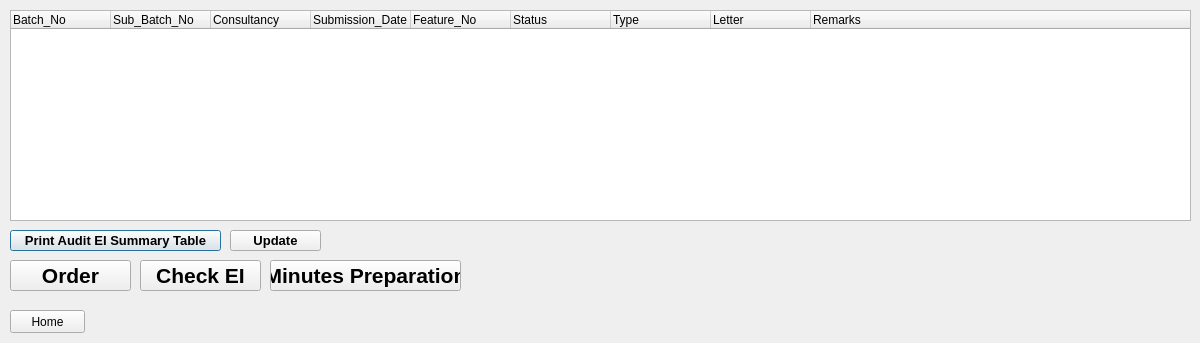
<?xml version="1.0" encoding="UTF-8"?>
<ui version="4.0">
 <class>Dialog</class>
 <widget class="QDialog" name="Dialog">
  <property name="geometry">
   <rect>
    <x>0</x>
    <y>0</y>
    <width>1200</width>
    <height>343</height>
   </rect>
  </property>
  <property name="windowTitle">
   <string>Dialog</string>
  </property>
  <widget class="QPushButton" name="T1_Consult_Print_Audit_Table_but">
   <property name="geometry">
    <rect>
     <x>10</x>
     <y>230</y>
     <width>211</width>
     <height>21</height>
    </rect>
   </property>
   <property name="font">
    <font>
     <pointsize>10</pointsize>
     <weight>75</weight>
     <bold>true</bold>
    </font>
   </property>
   <property name="text">
    <string>Print Audit EI Summary Table</string>
   </property>
  </widget>
  <widget class="QTreeWidget" name="T1_Consult_Audit_EI_table">
   <property name="geometry">
    <rect>
     <x>10</x>
     <y>10</y>
     <width>1181</width>
     <height>211</height>
    </rect>
   </property>
   <column>
    <property name="text">
     <string>Batch_No</string>
    </property>
   </column>
   <column>
    <property name="text">
     <string>Sub_Batch_No</string>
    </property>
   </column>
   <column>
    <property name="text">
     <string>Consultancy</string>
    </property>
   </column>
   <column>
    <property name="text">
     <string>Submission_Date</string>
    </property>
   </column>
   <column>
    <property name="text">
     <string>Feature_No</string>
    </property>
   </column>
   <column>
    <property name="text">
     <string>Status</string>
    </property>
   </column>
   <column>
    <property name="text">
     <string>Type</string>
    </property>
   </column>
   <column>
    <property name="text">
     <string>Letter</string>
    </property>
   </column>
   <column>
    <property name="text">
     <string>Remarks</string>
    </property>
   </column>
  </widget>
  <widget class="QPushButton" name="T1_Consult_home_but">
   <property name="geometry">
    <rect>
     <x>10</x>
     <y>310</y>
     <width>75</width>
     <height>23</height>
    </rect>
   </property>
   <property name="text">
    <string>Home</string>
   </property>
  </widget>
  <widget class="QPushButton" name="T1_Consult_Order_but">
   <property name="geometry">
    <rect>
     <x>10</x>
     <y>260</y>
     <width>121</width>
     <height>31</height>
    </rect>
   </property>
   <property name="font">
    <font>
     <pointsize>16</pointsize>
     <weight>75</weight>
     <bold>true</bold>
    </font>
   </property>
   <property name="text">
    <string>Order</string>
   </property>
  </widget>
  <widget class="QPushButton" name="T1_Consult_Update_Audit_Table_but">
   <property name="geometry">
    <rect>
     <x>230</x>
     <y>230</y>
     <width>91</width>
     <height>21</height>
    </rect>
   </property>
   <property name="font">
    <font>
     <pointsize>10</pointsize>
     <weight>75</weight>
     <bold>true</bold>
    </font>
   </property>
   <property name="text">
    <string>Update</string>
   </property>
  </widget>
  <widget class="QPushButton" name="T1_Consult_Minutes_but">
   <property name="geometry">
    <rect>
     <x>270</x>
     <y>260</y>
     <width>191</width>
     <height>31</height>
    </rect>
   </property>
   <property name="font">
    <font>
     <pointsize>16</pointsize>
     <weight>75</weight>
     <bold>true</bold>
    </font>
   </property>
   <property name="text">
    <string>Minutes Preparation</string>
   </property>
  </widget>
  <widget class="QPushButton" name="T1_Consult_CheckEI_but">
   <property name="geometry">
    <rect>
     <x>140</x>
     <y>260</y>
     <width>121</width>
     <height>31</height>
    </rect>
   </property>
   <property name="font">
    <font>
     <pointsize>16</pointsize>
     <weight>75</weight>
     <bold>true</bold>
    </font>
   </property>
   <property name="text">
    <string>Check EI</string>
   </property>
  </widget>
 </widget>
 <resources/>
 <connections/>
</ui>
